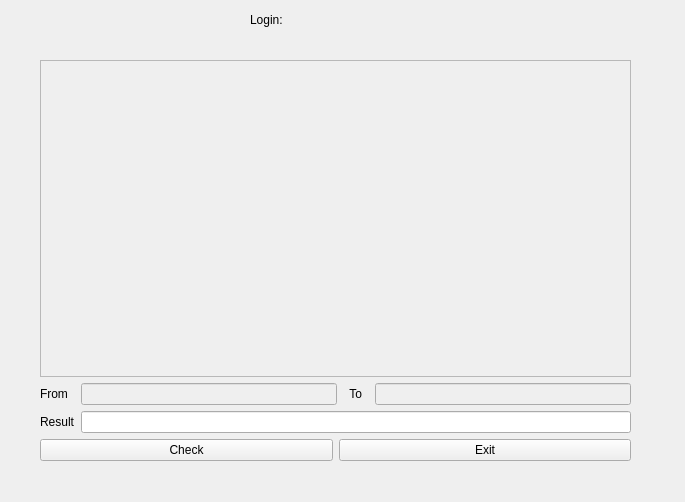
<?xml version="1.0" encoding="UTF-8"?>
<ui version="4.0">
 <class>Task2</class>
 <widget class="QWidget" name="Task2">
  <property name="geometry">
   <rect>
    <x>0</x>
    <y>0</y>
    <width>685</width>
    <height>502</height>
   </rect>
  </property>
  <property name="windowTitle">
   <string>Form</string>
  </property>
  <widget class="QWidget" name="verticalLayoutWidget">
   <property name="geometry">
    <rect>
     <x>40</x>
     <y>60</y>
     <width>591</width>
     <height>421</height>
    </rect>
   </property>
   <layout class="QVBoxLayout" name="verticalLayout">
    <item>
     <widget class="QTableWidget" name="tableWidget_graf">
      <property name="enabled">
       <bool>false</bool>
      </property>
      <property name="styleSheet">
       <string notr="true"/>
      </property>
     </widget>
    </item>
    <item>
     <layout class="QHBoxLayout" name="horizontalLayout">
      <item>
       <widget class="QLabel" name="label_from">
        <property name="styleSheet">
         <string notr="true"/>
        </property>
        <property name="text">
         <string>From  </string>
        </property>
       </widget>
      </item>
      <item>
       <widget class="QLineEdit" name="lineEdit_from">
        <property name="enabled">
         <bool>false</bool>
        </property>
        <property name="styleSheet">
         <string notr="true"/>
        </property>
       </widget>
      </item>
      <item>
       <widget class="QLabel" name="label_to">
        <property name="styleSheet">
         <string notr="true"/>
        </property>
        <property name="text">
         <string>  To  </string>
        </property>
       </widget>
      </item>
      <item>
       <widget class="QLineEdit" name="lineEdit_to">
        <property name="enabled">
         <bool>false</bool>
        </property>
        <property name="styleSheet">
         <string notr="true"/>
        </property>
       </widget>
      </item>
     </layout>
    </item>
    <item>
     <layout class="QHBoxLayout" name="horizontalLayout_2">
      <item>
       <widget class="QLabel" name="label_result_graf_min_2">
        <property name="styleSheet">
         <string notr="true"/>
        </property>
        <property name="text">
         <string>Result</string>
        </property>
       </widget>
      </item>
      <item>
       <widget class="QLineEdit" name="lineEdit_result_graf_min">
        <property name="styleSheet">
         <string notr="true"/>
        </property>
       </widget>
      </item>
     </layout>
    </item>
    <item>
     <layout class="QHBoxLayout" name="horizontalLayout_3">
      <item>
       <widget class="QPushButton" name="pushButton_check_task2">
        <property name="styleSheet">
         <string notr="true"/>
        </property>
        <property name="text">
         <string>Check</string>
        </property>
       </widget>
      </item>
      <item>
       <widget class="QPushButton" name="pushButton_exit_task2">
        <property name="styleSheet">
         <string notr="true"/>
        </property>
        <property name="text">
         <string>Exit</string>
        </property>
       </widget>
      </item>
     </layout>
    </item>
    <item>
     <widget class="QLabel" name="label_error_graf_min">
      <property name="styleSheet">
       <string notr="true"/>
      </property>
      <property name="text">
       <string/>
      </property>
     </widget>
    </item>
   </layout>
  </widget>
  <widget class="QLabel" name="label_6">
   <property name="geometry">
    <rect>
     <x>250</x>
     <y>10</y>
     <width>41</width>
     <height>20</height>
    </rect>
   </property>
   <property name="text">
    <string>Login:</string>
   </property>
  </widget>
  <widget class="QLabel" name="label_login">
   <property name="geometry">
    <rect>
     <x>300</x>
     <y>10</y>
     <width>63</width>
     <height>20</height>
    </rect>
   </property>
   <property name="text">
    <string/>
   </property>
  </widget>
  <widget class="QLabel" name="label_graf_var">
   <property name="geometry">
    <rect>
     <x>560</x>
     <y>20</y>
     <width>63</width>
     <height>20</height>
    </rect>
   </property>
   <property name="text">
    <string/>
   </property>
  </widget>
 </widget>
 <resources/>
 <connections/>
</ui>
